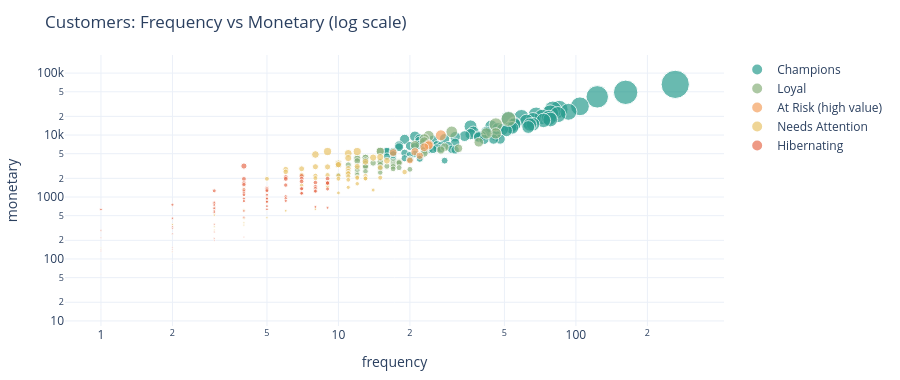

Notebook source saved alongside this figure:
### Code cell
viz.rfm_scatter(rfm)

### Figure 1 — Plotly figure (JSON) as saved in the notebook; plotly's stock layout.template omitted (floating-point values rounded to 4 significant figures)
{"data": [{"customdata": [[1], [1], [2], [2], [11], [6], [4], [3], [4], [1], [1], [4], [1], [1], [1], [12], [10], [2], [15], [1], [6], [3], [1], [5], [2], [11], [2], [7], [6], [14], [2], [2], [6], [6], [1], [3], [9], [1], [12], [18], [1], [7], [10], [3], [18], [14], [18], [2], [8], [5], [4], [11], [2], [11], [4], [7], [6], [14], [14], [13], [9], [1], [6], [5], [2], [2], [9], [5], [7], [3], [15], [1], [18], [4], [12], [11], [3], [18], [9]], "hovertemplate": "<b>%{hovertext}</b><br><br>segment=Champions<br>frequency=%{x}<br>monetary=%{marker.size:,.0f}<br>recency_days=%{customdata[0]}<extra></extra>", "hovertext": ["Liam Sharma", "Emma Wang", "Arjun Silva", "Olivia Garcia", "Liam Patel", "Aarav Reddy", "Sneha Smith", "Vikram Silva", "Chen Iyer", "Priya Muller", "Yuki Silva", "Mia Khan", "Anita Muller", "Carlos Iyer", "Emma Reddy", "Meera Garcia", "Anita Reddy", "Mia Khan", "Fatima Iyer", "Fatima Nair", "Olivia Iyer", "Noah Wang", "Liam Brown", "Olivia Garcia", "Aarav Patel", "Sneha Reddy", "Mia Khan", "Carlos Smith", "Rahul Garcia", "Rahul Smith", "Carlos Singh", "Priya Singh", "Mia Iyer", "Emma Muller", "Yuki Rossi", "Vikram Sharma", "Yuki Nair", "John Singh", "John Singh", "John Smith", "Sophia Brown", "Yuki Brown", "Anita Rossi", "Yuki Nair", "Olivia Khan", "Mia Smith", "Aarav Tanaka", "Emma Wang", "Olivia Wang", "Fatima Reddy", "Meera Muller", "Carlos Rossi", "Fatima Patel", "Rahul Khan", "Vikram Nair", "Vikram Rossi", "Yuki Tanaka", "Carlos Sharma", "John Nair", "Arjun Patel", "Priya Tanaka", "Sophia Iyer", "Yuki Patel", "Rahul Brown", "Carlos Patel", "Anita Garcia", "Sneha Tanaka", "Meera Rossi", "Emma Sharma", "Ethan Tanaka", "Ethan Wang", "Yuki Patel", "Sophia Wang", "John Rossi", "Sneha Smith", "Chen Tanaka", "Fatima Garcia", "Emma Patel", "Yuki Garcia"], "legendgroup": "Champions", "marker": {"color": "#2a9d8f", "size": [65800.0, 48960.0, 41390.0, 29110.0, 26090.0, 25530.0, 23740.0, 22550.0, 21400.0, 21030.0, 19560.0, 19430.0, 18940.0, 18430.0, 17810.0, 17610.0, 17250.0, 16680.0, 15220.0, 14940.0, 14790.0, 14750.0, 13810.0, 13760.0, 13480.0, 13190.0, 13070.0, 12640.0, 12250.0, 11770.0, 11230.0, 11170.0, 10360.0, 9759.0, 9619.0, 9581.0, 9555.0, 9511.0, 9387.0, 9263.0, 8736.0, 8639.0, 8616.0, 8595.0, 8532.0, 8494.0, 8281.0, 7987.0, 7473.0, 7300.0, 6950.0, 6863.0, 6804.0, 6681.0, 6675.0, 6642.0, 6438.0, 6363.0, 6137.0, 6049.0, 5910.0, 5891.0, 5878.0, 5756.0, 5485.0, 5456.0, 5407.0, 5373.0, 5122.0, 4948.0, 4879.0, 4741.0, 4501.0, 4385.0, 4217.0, 4140.0, 4027.0, 4023.0, 3865.0], "sizemode": "area", "sizeref": 164.5, "symbol": "circle"}, "mode": "markers", "name": "Champions", "orientation": "v", "showlegend": true, "type": "scatter", "x": [262, 162, 123, 104, 85, 80, 93, 78, 84, 68, 72, 59, 77, 52, 78, 66, 73, 62, 55, 66, 64, 55, 36, 44, 63, 53, 54, 47, 49, 51, 37, 42, 36, 46, 34, 40, 39, 21, 31, 39, 28, 22, 48, 45, 19, 41, 25, 22, 31, 23, 22, 26, 18, 29, 20, 27, 21, 18, 26, 27, 24, 30, 25, 31, 23, 16, 16, 17, 19, 21, 17, 20, 16, 22, 19, 22, 20, 17, 28], "xaxis": "x", "y": [65800.0, 48960.0, 41390.0, 29110.0, 26090.0, 25530.0, 23740.0, 22550.0, 21400.0, 21030.0, 19560.0, 19430.0, 18940.0, 18430.0, 17810.0, 17610.0, 17250.0, 16680.0, 15220.0, 14940.0, 14790.0, 14750.0, 13810.0, 13760.0, 13480.0, 13190.0, 13070.0, 12640.0, 12250.0, 11770.0, 11230.0, 11170.0, 10360.0, 9759.0, 9619.0, 9581.0, 9555.0, 9511.0, 9387.0, 9263.0, 8736.0, 8639.0, 8616.0, 8595.0, 8532.0, 8494.0, 8281.0, 7987.0, 7473.0, 7300.0, 6950.0, 6863.0, 6804.0, 6681.0, 6675.0, 6642.0, 6438.0, 6363.0, 6137.0, 6049.0, 5910.0, 5891.0, 5878.0, 5756.0, 5485.0, 5456.0, 5407.0, 5373.0, 5122.0, 4948.0, 4879.0, 4741.0, 4501.0, 4385.0, 4217.0, 4140.0, 4027.0, 4023.0, 3865.0], "yaxis": "y"}, {"customdata": [[21], [25], [22], [23], [31], [35], [28], [23], [34], [35], [24], [25], [28], [22], [15], [8], [26], [38], [32], [36], [30], [32], [2], [31], [10], [33], [8], [9], [6], [6], [11], [3], [9], [2], [38], [3], [28], [6], [16], [36], [16], [38], [2], [11], [23], [3], [24], [19], [2], [21], [40], [11], [39], [34], [33], [12], [39], [29]], "hovertemplate": "<b>%{hovertext}</b><br><br>segment=Loyal<br>frequency=%{x}<br>monetary=%{marker.size:,.0f}<br>recency_days=%{customdata[0]}<extra></extra>", "hovertext": ["Sneha Wang", "Emma Nair", "Ethan Sharma", "Priya Tanaka", "Meera Iyer", "Arjun Smith", "Sneha Brown", "Arjun Khan", "Sneha Patel", "Mia Muller", "Mia Silva", "Carlos Sharma", "Chen Brown", "Anita Tanaka", "Sophia Patel", "Arjun Patel", "Noah Garcia", "Chen Wang", "Ethan Singh", "Arjun Brown", "Ethan Rossi", "Carlos Rossi", "Rahul Singh", "Sophia Smith", "Yuki Khan", "John Khan", "Ethan Wang", "Olivia Iyer", "John Muller", "Chen Smith", "Rahul Brown", "Rahul Garcia", "Mia Wang", "Vikram Khan", "Sneha Sharma", "Anita Rossi", "Ethan Reddy", "Emma Patel", "Sneha Tanaka", "Chen Tanaka", "Ethan Rossi", "Priya Garcia", "Sneha Brown", "Yuki Rossi", "Ethan Iyer", "Chen Rossi", "Mia Muller", "Liam Iyer", "Liam Smith", "Liam Iyer", "Arjun Garcia", "Sophia Smith", "Noah Khan", "Rahul Khan", "Arjun Silva", "Ethan Muller", "Carlos Muller", "Emma Reddy"], "legendgroup": "Loyal", "marker": {"color": "#8ab17d", "size": [18150.0, 14790.0, 11270.0, 10650.0, 10640.0, 9719.0, 8689.0, 7839.0, 7647.0, 6897.0, 6374.0, 6099.0, 5752.0, 5740.0, 5478.0, 5461.0, 5066.0, 4338.0, 4307.0, 4293.0, 4147.0, 4034.0, 3923.0, 3809.0, 3741.0, 3729.0, 3685.0, 3670.0, 3616.0, 3547.0, 3540.0, 3539.0, 3526.0, 3453.0, 3348.0, 3330.0, 3312.0, 3292.0, 3198.0, 3172.0, 3144.0, 3100.0, 3087.0, 3084.0, 2976.0, 2907.0, 2887.0, 2848.0, 2798.0, 2699.0, 2652.0, 2599.0, 2480.0, 2405.0, 2401.0, 2323.0, 2275.0, 2266.0], "sizemode": "area", "sizeref": 164.5, "symbol": "circle"}, "mode": "markers", "name": "Loyal", "orientation": "v", "showlegend": true, "type": "scatter", "x": [52, 46, 30, 46, 42, 24, 23, 23, 39, 21, 28, 32, 23, 27, 15, 15, 23, 12, 13, 13, 12, 20, 13, 12, 15, 17, 18, 15, 18, 14, 17, 18, 10, 13, 17, 15, 10, 11, 17, 13, 16, 13, 13, 17, 18, 12, 15, 17, 20, 12, 11, 13, 15, 11, 12, 11, 12, 10], "xaxis": "x", "y": [18150.0, 14790.0, 11270.0, 10650.0, 10640.0, 9719.0, 8689.0, 7839.0, 7647.0, 6897.0, 6374.0, 6099.0, 5752.0, 5740.0, 5478.0, 5461.0, 5066.0, 4338.0, 4307.0, 4293.0, 4147.0, 4034.0, 3923.0, 3809.0, 3741.0, 3729.0, 3685.0, 3670.0, 3616.0, 3547.0, 3540.0, 3539.0, 3526.0, 3453.0, 3348.0, 3330.0, 3312.0, 3292.0, 3198.0, 3172.0, 3144.0, 3100.0, 3087.0, 3084.0, 2976.0, 2907.0, 2887.0, 2848.0, 2798.0, 2699.0, 2652.0, 2599.0, 2480.0, 2405.0, 2401.0, 2323.0, 2275.0, 2266.0], "yaxis": "y"}, {"customdata": [[160], [81], [55], [55], [61], [57], [55], [46]], "hovertemplate": "<b>%{hovertext}</b><br><br>segment=At Risk (high value)<br>frequency=%{x}<br>monetary=%{marker.size:,.0f}<br>recency_days=%{customdata[0]}<extra></extra>", "hovertext": ["Anita Singh", "Fatima Nair", "John Rossi", "Sneha Muller", "Mia Iyer", "John Muller", "Liam Sharma", "Chen Iyer"], "legendgroup": "At Risk (high value)", "marker": {"color": "#f4a261", "size": [9924.0, 7084.0, 6821.0, 6363.0, 5361.0, 5221.0, 4638.0, 3877.0], "sizemode": "area", "sizeref": 164.5, "symbol": "circle"}, "mode": "markers", "name": "At Risk (high value)", "orientation": "v", "showlegend": true, "type": "scatter", "x": [27, 24, 24, 23, 21, 17, 22, 20], "xaxis": "x", "y": [9924.0, 7084.0, 6821.0, 6363.0, 5361.0, 5221.0, 4638.0, 3877.0], "yaxis": "y"}, {"customdata": [[119], [77], [71], [81], [57], [44], [102], [48], [155], [68], [51], [54], [62], [37], [14], [51], [50], [121], [79], [184], [32], [61], [66], [43], [24], [58], [38], [49], [72], [34], [9], [16], [9], [26], [10], [26], [41], [5], [34], [4], [29], [25], [38], [8], [20], [37], [37], [2], [15], [13], [1], [6], [21], [38], [39], [15], [33], [21], [23], [18], [38], [38], [5]], "hovertemplate": "<b>%{hovertext}</b><br><br>segment=Needs Attention<br>frequency=%{x}<br>monetary=%{marker.size:,.0f}<br>recency_days=%{customdata[0]}<extra></extra>", "hovertext": ["Arjun Sharma", "Carlos Sharma", "Aarav Iyer", "Meera Reddy", "Emma Muller", "Aarav Wang", "Ethan Nair", "Priya Brown", "Chen Sharma", "Mia Nair", "Rahul Nair", "Olivia Rossi", "Noah Patel", "Liam Silva", "Fatima Muller", "Arjun Patel", "Chen Smith", "Arjun Nair", "Meera Silva", "Liam Garcia", "Emma Garcia", "Noah Nair", "Liam Wang", "Noah Sharma", "Emma Wang", "Priya Patel", "Anita Iyer", "John Rossi", "Sophia Patel", "Chen Smith", "Carlos Patel", "Noah Iyer", "Liam Reddy", "John Brown", "Mia Garcia", "John Iyer", "Ethan Nair", "Aarav Silva", "Carlos Singh", "Yuki Silva", "Emma Wang", "Sneha Rossi", "Liam Nair", "Liam Brown", "John Iyer", "John Muller", "Aarav Iyer", "Anita Silva", "Mia Sharma", "Yuki Muller", "Sneha Smith", "Carlos Smith", "Chen Reddy", "Anita Garcia", "Anita Muller", "Ethan Smith", "Noah Rossi", "Chen Reddy", "Yuki Patel", "Priya Tanaka", "Noah Singh", "Mia Khan", "Ethan Iyer"], "legendgroup": "Needs Attention", "marker": {"color": "#e9c46a", "size": [5419.0, 5416.0, 5065.0, 4857.0, 4405.0, 4328.0, 4251.0, 3848.0, 3708.0, 3496.0, 3328.0, 3326.0, 3116.0, 3081.0, 3062.0, 2989.0, 2878.0, 2855.0, 2800.0, 2606.0, 2548.0, 2533.0, 2411.0, 2403.0, 2263.0, 2262.0, 2251.0, 2213.0, 2201.0, 2180.0, 2154.0, 2098.0, 2054.0, 2035.0, 2015.0, 2009.0, 1987.0, 1972.0, 1967.0, 1899.0, 1637.0, 1636.0, 1550.0, 1466.0, 1432.0, 1331.0, 1296.0, 1164.0, 854.3, 637.7, 612.8, 598.9, 510.4, 462.1, 454.2, 382.5, 359.8, 351.9, 330.7, 293.2, 151.4, 128.6, 90.74], "sizemode": "area", "sizeref": 164.5, "symbol": "circle"}, "mode": "markers", "name": "Needs Attention", "orientation": "v", "showlegend": true, "type": "scatter", "x": [9, 12, 11, 8, 15, 14, 11, 16, 13, 10, 10, 10, 12, 8, 9, 15, 11, 7, 6, 11, 6, 19, 11, 11, 7, 7, 9, 10, 8, 13, 11, 12, 15, 12, 8, 13, 13, 10, 5, 11, 9, 12, 7, 9, 11, 4, 14, 10, 5, 8, 4, 6, 3, 5, 4, 4, 2, 4, 3, 3, 1, 2, 1], "xaxis": "x", "y": [5419.0, 5416.0, 5065.0, 4857.0, 4405.0, 4328.0, 4251.0, 3848.0, 3708.0, 3496.0, 3328.0, 3326.0, 3116.0, 3081.0, 3062.0, 2989.0, 2878.0, 2855.0, 2800.0, 2606.0, 2548.0, 2533.0, 2411.0, 2403.0, 2263.0, 2262.0, 2251.0, 2213.0, 2201.0, 2180.0, 2154.0, 2098.0, 2054.0, 2035.0, 2015.0, 2009.0, 1987.0, 1972.0, 1967.0, 1899.0, 1637.0, 1636.0, 1550.0, 1466.0, 1432.0, 1331.0, 1296.0, 1164.0, 854.3, 637.7, 612.8, 598.9, 510.4, 462.1, 454.2, 382.5, 359.8, 351.9, 330.7, 293.2, 151.4, 128.6, 90.74], "yaxis": "y"}, {"customdata": [[379], [167], [177], [54], [53], [84], [57], [83], [44], [55], [196], [287], [88], [171], [201], [45], [47], [91], [65], [122], [160], [252], [250], [102], [94], [134], [83], [184], [60], [260], [269], [72], [47], [128], [51], [55], [98], [47], [75], [164], [52], [43], [165], [49], [290], [52], [162], [282], [274], [232], [145], [380], [106], [52], [41], [411], [424], [245], [169], [266], [61], [112], [104], [304], [304], [214], [62], [213], [114], [340], [49], [185], [390], [390], [433], [382], [106], [51], [344], [123], [682], [85], [115], [165]], "hovertemplate": "<b>%{hovertext}</b><br><br>segment=Hibernating<br>frequency=%{x}<br>monetary=%{marker.size:,.0f}<br>recency_days=%{customdata[0]}<extra></extra>", "hovertext": ["Anita Brown", "Priya Nair", "Priya Muller", "Liam Singh", "Anita Garcia", "Emma Tanaka", "Sneha Nair", "Anita Rossi", "Vikram Silva", "Carlos Nair", "Rahul Sharma", "Olivia Tanaka", "Noah Brown", "John Brown", "Vikram Patel", "Liam Khan", "Rahul Patel", "Aarav Silva", "Yuki Tanaka", "Anita Nair", "Sophia Tanaka", "Aarav Singh", "Sneha Sharma", "Sophia Brown", "Sneha Khan", "Rahul Garcia", "Chen Singh", "Priya Khan", "Chen Nair", "Anita Nair", "Vikram Wang", "Meera Brown", "Fatima Muller", "Noah Tanaka", "Sophia Khan", "Arjun Silva", "Fatima Sharma", "John Wang", "Sophia Patel", "Priya Silva", "John Muller", "John Garcia", "Priya Tanaka", "Mia Smith", "Arjun Reddy", "Carlos Sharma", "Vikram Patel", "Vikram Reddy", "Fatima Sharma", "Liam Iyer", "Sneha Tanaka", "Ethan Tanaka", "Carlos Garcia", "Emma Sharma", "Sneha Sharma", "Sophia Brown", "Emma Reddy", "Emma Brown", "Fatima Patel", "Mia Iyer", "Liam Singh", "John Patel", "Noah Garcia", "Ethan Iyer", "Arjun Muller", "Carlos Nair", "Liam Sharma", "Chen Rossi", "Carlos Muller", "Yuki Nair", "Aarav Rossi", "Liam Tanaka", "Anita Iyer", "Aarav Wang", "Priya Patel", "Priya Garcia", "Chen Brown", "Emma Iyer", "Arjun Khan", "Ethan Tanaka", "Olivia Smith", "Arjun Iyer", "Emma Smith", "John Silva"], "legendgroup": "Hibernating", "marker": {"color": "#e76f51", "size": [3160.0, 2174.0, 2090.0, 1971.0, 1969.0, 1961.0, 1957.0, 1782.0, 1712.0, 1689.0, 1687.0, 1678.0, 1677.0, 1582.0, 1559.0, 1476.0, 1405.0, 1380.0, 1378.0, 1375.0, 1358.0, 1357.0, 1348.0, 1318.0, 1310.0, 1264.0, 1261.0, 1258.0, 1252.0, 1238.0, 1160.0, 1156.0, 1147.0, 1084.0, 1075.0, 1022.0, 983.6, 958.1, 951.8, 938.7, 926.6, 867.5, 860.0, 856.6, 833.2, 819.4, 792.3, 751.9, 741.8, 713.2, 692.9, 674.8, 670.1, 653.4, 633.7, 628.9, 596.6, 594.9, 594.3, 570.2, 472.7, 454.1, 363.8, 332.5, 313.7, 287.6, 272.2, 254.8, 225.4, 219.3, 216.5, 216.4, 211.4, 198.5, 153.0, 142.5, 140.9, 133.0, 132.9, 87.52, 57.05, 24.1, 17.54, 15.32], "sizemode": "area", "sizeref": 164.5, "symbol": "circle"}, "mode": "markers", "name": "Hibernating", "orientation": "v", "showlegend": true, "type": "scatter", "x": [4, 7, 6, 9, 7, 6, 4, 7, 8, 9, 9, 4, 9, 4, 6, 8, 5, 7, 5, 8, 5, 7, 9, 4, 5, 8, 5, 3, 4, 8, 4, 7, 7, 4, 5, 6, 5, 5, 6, 4, 5, 6, 4, 5, 5, 3, 3, 2, 3, 5, 8, 3, 9, 3, 5, 1, 3, 4, 3, 3, 4, 2, 3, 2, 2, 1, 3, 2, 4, 1, 3, 3, 3, 3, 2, 2, 1, 1, 2, 2, 1, 1, 1, 1], "xaxis": "x", "y": [3160.0, 2174.0, 2090.0, 1971.0, 1969.0, 1961.0, 1957.0, 1782.0, 1712.0, 1689.0, 1687.0, 1678.0, 1677.0, 1582.0, 1559.0, 1476.0, 1405.0, 1380.0, 1378.0, 1375.0, 1358.0, 1357.0, 1348.0, 1318.0, 1310.0, 1264.0, 1261.0, 1258.0, 1252.0, 1238.0, 1160.0, 1156.0, 1147.0, 1084.0, 1075.0, 1022.0, 983.6, 958.1, 951.8, 938.7, 926.6, 867.5, 860.0, 856.6, 833.2, 819.4, 792.3, 751.9, 741.8, 713.2, 692.9, 674.8, 670.1, 653.4, 633.7, 628.9, 596.6, 594.9, 594.3, 570.2, 472.7, 454.1, 363.8, 332.5, 313.7, 287.6, 272.2, 254.8, 225.4, 219.3, 216.5, 216.4, 211.4, 198.5, 153.0, 142.5, 140.9, 133.0, 132.9, 87.52, 57.05, 24.1, 17.54, 15.32], "yaxis": "y"}], "layout": {"height": 380, "legend": {"itemsizing": "constant", "title": {"text": ""}, "tracegroupgap": 0}, "margin": {"b": 40, "l": 40, "r": 20, "t": 55}, "title": {"text": "Customers: Frequency vs Monetary (log scale)"}, "xaxis": {"anchor": "y", "domain": [0.0, 1.0], "title": {"text": "frequency"}, "type": "log"}, "yaxis": {"anchor": "x", "domain": [0.0, 1.0], "title": {"text": "monetary"}, "type": "log"}}}
